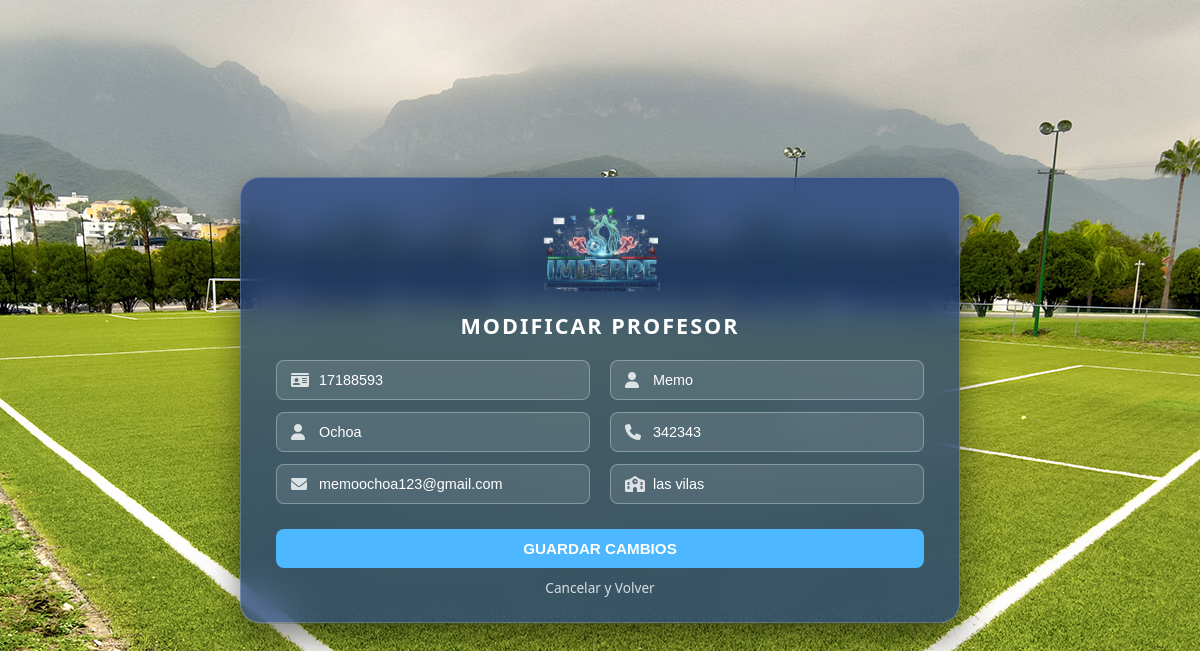
The page /vista/editar_profesor.php?id=2 (signed in) on the database its author committed.
### tables this page shows
CREATE TABLE `profesor_edu` (
  `id` int(11) NOT NULL,
  `nombre` varchar(100) NOT NULL,
  `apellido` varchar(100) NOT NULL,
  `cedula` varchar(20) NOT NULL,
  `telefono` varchar(20) DEFAULT NULL,
  `correo` varchar(100) DEFAULT NULL,
  `instituto_educativo` varchar(150) NOT NULL
);

### controlador/controlador_editar_profesor.php (called while the page is built, shortened)
<?php
require_once 'conexion.php';
if ($_SERVER["REQUEST_METHOD"] == "POST") {
    $id                  = intval($_POST['id'] ?? 0);
    $cedula              = trim($_POST['cedula'] ?? '');
    $nombre              = trim($_POST['nombre'] ?? '');
    $apellido            = trim($_POST['apellido'] ?? '');
    $telefono            = trim($_POST['telefono'] ?? '');
    $correo              = trim($_POST['correo'] ?? '');
    $instituto_educativo = trim($_POST['instituto_educativo'] ?? '');
    if (empty($id) || empty($cedula) || empty($nombre) || empty($apellido) || empty($telefono) || empty($correo) || empty($instituto_educativo)) {
        header("Location: ../vista/editar_profesor.php?id={$id}&error=campos_vacios");
        exit();
    }
    $check_cedula = $conexion->prepare("SELECT id FROM profesor_edu WHERE cedula = ? AND id != ?");
    $check_cedula->bind_param("si", $cedula, $id);
    $check_cedula->execute();
    if ($check_cedula->get_result()->num_rows > 0) {
        $check_cedula->close();
        $conexion->close();
        header("Location: ../vista/editar_profesor.php?id={$id}&error=duplicado&campo=cedula");
        exit();
    }
    $check_cedula->close();
    $check_telefono = $conexion->prepare("SELECT id FROM profesor_edu WHERE telefono = ? AND id != ?");
    $check_telefono->bind_param("si", $telefono, $id);
    $check_telefono->execute();
    if ($check_telefono->get_result()->num_rows > 0) {
        $check_telefono->close();
        $conexion->close();
        header("Location: ../vista/editar_profesor.php?id={$id}&error=duplicado&campo=telefono");
        exit();
    }
    $check_telefono->close();
    $check_correo = $conexion->prepare("SELECT id FROM profesor_edu WHERE correo = ? AND id != ?");
    $check_correo->bind_param("si", $correo, $id);
    $check_correo->execute();
    if ($check_correo->get_result()->num_rows > 0) {
        $check_correo->close();
        $conexion->close();
        header("Location: ../vista/editar_profesor.php?id={$id}&error=duplicado&campo=correo");
        exit();
    }
    $check_correo->close();
    $stmt = $conexion->prepare("UPDATE profesor_edu SET nombre = ?, apellido = ?, cedula = ?, telefono = ?, correo = ?, instituto_educativo = ? WHERE id = ?");
    $stmt->bind_param("ssssssi", $nombre, $apellido, $cedula, $telefono, $correo, $instituto_educativo, $id);
    if ($stmt->execute()) {
        $rol = ucfirst($_SESSION['usuario_tipo'] ?? 'Usuario');
        $nombre_user = $_SESSION['usuario_nombre'] ?? 'Desconocido';
        $cedula_txt = !empty($cedula) ? " (C.I. {$cedula})" : "";
        $descripcion = "El {$rol} {$nombre_user} ha actualizado los datos del profesor de educación física {$nombre} {$apellido}{$cedula_txt}.";
        registrar_bitacora($conexion, "Edición de Profesor", $descripcion);
        $stmt->close();
        $conexion->close();
        header("Location: ../vista/ver_profesores.php?edit_exito=1");
        exit();
    } else {
        $stmt->close();
        $conexion->close();
        header("Location: ../vista/editar_profesor.php?id={$id}&error=1");
        exit();
    }
} else {
    if (isset($_GET['id'])) {
        $id = intval($_GET['id']);
        $stmt_get = $conexion->prepare("SELECT * FROM profesor_edu WHERE id = ?");
        $stmt_get->bind_param("i", $id);
        $stmt_get->execute();
        $resultado_profesor = $stmt_get->get_result();
        if ($resultado_profesor->num_rows > 0) {
            $profesor = $resultado_profesor->fetch_assoc();
        } else {
            header("Location: ../vista/ver_profesores.php");
            exit();
        }
    } else {
        header("Location: ../vista/ver_profesores.php");
        exit();
    }
}
?>

### vista/editar_profesor.php (the view, shortened to what this page needs)
<?php
require_once '../controlador/controlador_editar_profesor.php';
?>
<!DOCTYPE html>
<html lang="es">
<head>
    <link rel="stylesheet" href="../estilo/style21.css">
    <link rel="stylesheet" href="https://cdnjs.cloudflare.com/ajax/libs/font-awesome/6.0.0/css/all.min.css">
</head>
<body>
    <div class="login-container">
        <form action="../controlador/controlador_editar_profesor.php" method="POST" class="glass-form" novalidate>
            <div class="logo-container">
                <img src="../estilo/logo.png" alt="Logo IMDERPE" class="logo-form">
            </div>
            <h2 class="form-title">Modificar Profesor</h2>
            <div class="form-grid">
                <div class="input-group">
                    <i class="fas fa-id-card"></i>
                    <input type="text" name="cedula" id="cedula" value="<?php echo htmlspecialchars($profesor['cedula']); ?>" placeholder="Cédula de Identidad" autocomplete="off">
                </div>
                <div class="input-group">
                    <i class="fas fa-user"></i>
                    <input type="text" name="nombre" id="nombre" value="<?php echo htmlspecialchars($profesor['nombre']); ?>" placeholder="Nombres" autocomplete="off">
                </div>
                <div class="input-group">
                    <i class="fas fa-user"></i>
                    <input type="text" name="apellido" id="apellido" value="<?php echo htmlspecialchars($profesor['apellido']); ?>" placeholder="Apellidos" autocomplete="off">
                </div>
                <div class="input-group">
                    <i class="fas fa-phone"></i>
                    <input type="text" name="telefono" id="telefono" value="<?php echo htmlspecialchars($profesor['telefono']); ?>" placeholder="Número de Teléfono" autocomplete="off">
                </div>
                <div class="input-group">
                    <i class="fas fa-envelope"></i>
                    <input type="email" name="correo" id="correo" value="<?php echo htmlspecialchars($profesor['correo']); ?>" placeholder="Correo Electrónico" autocomplete="off">
                </div>
                <div class="input-group">
                    <i class="fas fa-school"></i>
                    <input type="text" name="instituto_educativo" id="instituto_educativo" value="<?php echo htmlspecialchars($profesor['instituto_educativo']); ?>" placeholder="Instituto Educativo" autocomplete="off">
                </div>
            </div>
            <div class="action-row">
                <button type="submit" class="btn-register">Guardar Cambios</button>
                <a href="ver_profesores.php" class="btn-cancel">Cancelar y Volver</a>
            </div>
        </form>
    </div>
</body>
</html>

### estilo/style21.css (style rules this page uses)
body { margin: 0; padding: 0; font-family: 'Segoe UI', sans-serif; background-image: url('../estilo/background_cancha.jpg'); background-size: cover; background-position: center; background-attachment: fixed; height: 100vh; display: flex; justify-content: center; align-items: center; overflow: hidden; }
.login-container { width: 100%; max-width: 720px; padding: 15px; }
.glass-form { background: rgba(29, 61, 129, 0.7); backdrop-filter: blur(15px); -webkit-backdrop-filter: blur(15px); border: 1px solid rgba(255, 255, 255, 0.2); border-radius: 20px; padding: 25px 35px; box-shadow: 0 15px 35px rgba(0,0,0,0.5); text-align: center; }
.logo-form { width: 128px; height: auto; margin-bottom: 10px; display: block; margin-left: auto; margin-right: auto; }
.form-title { color: white; margin-bottom: 20px; text-transform: uppercase; letter-spacing: 2px; font-size: 1.35rem; }
.form-grid { display: grid; grid-template-columns: 1fr 1fr; gap: 12px 20px; }
.input-group { position: relative; margin-bottom: 0px; display: flex; flex-direction: column; }
.input-group > i { position: absolute; left: 15px; top: 20px; transform: translateY(-50%); color: rgba(255, 255, 255, 0.8); z-index: 2; pointer-events: none; }
.input-group input { width: 100%; height: 40px; padding: 0 12px 0 42px; background: rgba(255, 255, 255, 0.1) !important; border: 1px solid rgba(255, 255, 255, 0.3); border-radius: 8px; color: white; outline: none; box-sizing: border-box; font-size: 0.9rem; transition: background-color 5000s ease-in-out 0s, border-color 0.3s ease; }
.input-group input::placeholder { color: rgba(255, 255, 255, 0.8); }
.action-row { margin-top: 25px; display: flex; flex-direction: column; align-items: center; gap: 10px; }
.btn-register { width: 100%; padding: 11px; background: #4db8ff; border: none; border-radius: 8px; color: white; font-weight: bold; cursor: pointer; transition: 0.3s; text-transform: uppercase; font-size: 0.95rem; }
.btn-cancel { display: inline-block; color: white; text-decoration: none; font-size: 0.85rem; opacity: 0.8; transition: 0.3s; }

### rows shown on the page
profesor_edu: cedula "17188593", nombre "Memo", apellido "Ochoa", telefono "342343", correo "memoochoa123@gmail.com", instituto_educativo "las vilas"
